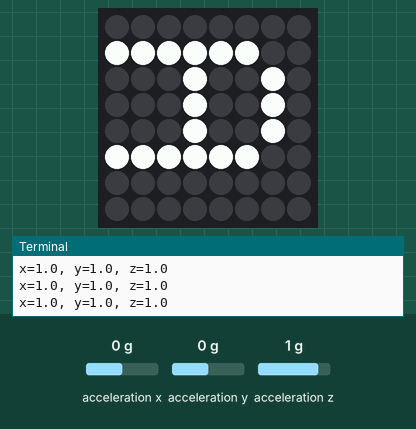
Recording of a program running on a simulated Raspberry Pi (BCM pin numbers) with a Sense HAT. Shown: the Sense HAT's 8×8 RGB LED matrix, the last lines printed to the terminal. Inputs (shaded band) come from the test bench; at power-on: acceleration z 1 g, acceleration x 0 g, acceleration y 0 g.

Above: at 1.2 s.
1.3 s: acceleration z set to -1.4 g
At 2.5 s:
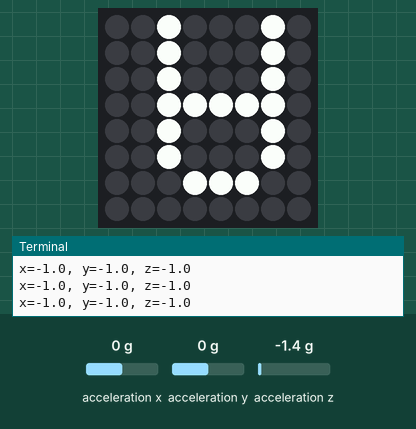
2.8 s: acceleration z set to 0 g
At 3.8 s:
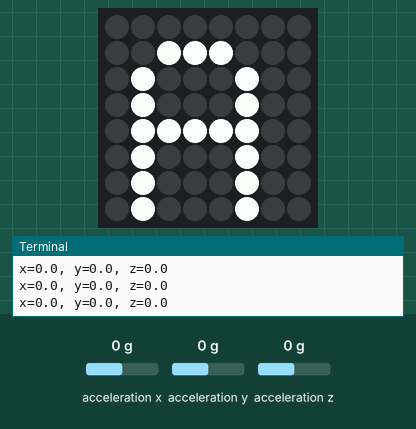
Timing chart, 0 to 5.8 s (numbered marks = the images above; inputs shaded):
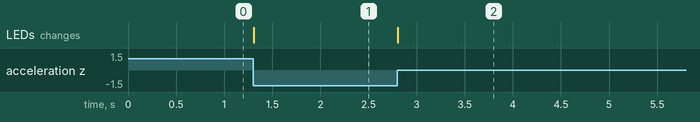

The program:

whichWayUp.py
```python
from sense_hat import SenseHat

sense = SenseHat()

#display the letter A
sense.show_letter("A")


while True:
    acceleration = sense.get_accelerometer_raw()
    x = acceleration['x']
    y = acceleration['y']
    z = acceleration['z']

    x=round(z,0)
    y=round(x,0)
    z=round(z,0)

    print("x={0}, y={1}, z={2}".format(x,y,z))

    #Updating the rotation of the display depending on which way up the Sense Hat is
    if x == -1:
        sense.set_rotation(180)
    elif y == 1:
        sense.set_rotation(90)
    elif y == -1:
        sense.set_rotation(270)
    else:
        sense.set_rotation(0)
```

Measured:
- after the input at 1.3 s, the LEDs: change at once (image 1)
- after the input at 2.8 s, the LEDs: change at once (image 2)
